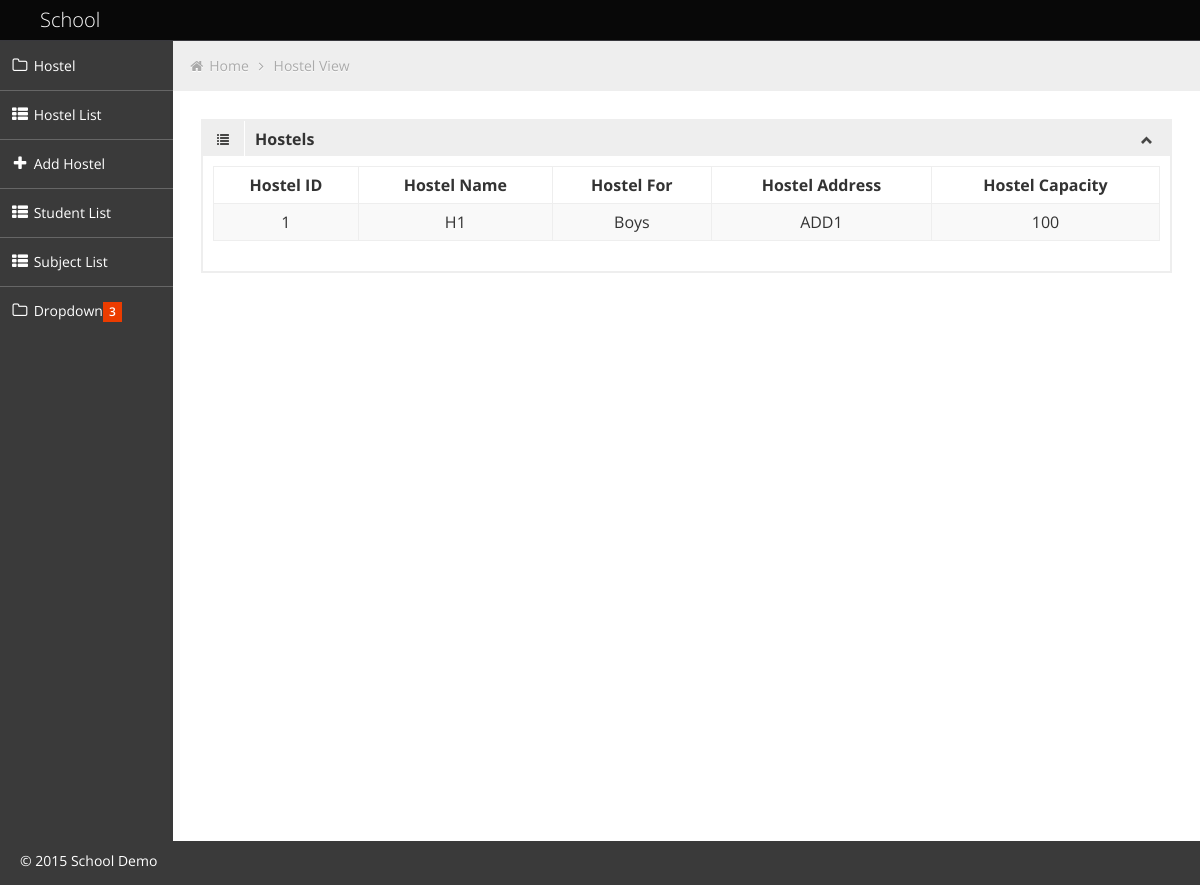
/View/countries/countryView.php?id=1, run on the app's committed database.
### tables this page shows
CREATE TABLE IF NOT EXISTS `tblhostel` (
  `nHostelId` int(2) NOT NULL,
  `tHostelName` text NOT NULL,
  `bHostelFor` tinyint(1) NOT NULL,
  `tHostelAddress` text NOT NULL,
  `nHostelCapacity` int(4) NOT NULL,
  PRIMARY KEY (`nHostelId`)
);

### Model/dbHostel.php (called while the page is built, shortened)
<?php
class dbHostel
{
	function dbconnectModel()
	{
		$servername = "localhost";
		$username = "root";
		$password = "";
		$dbname = "db_school";
		$conn = mysqli_connect($servername,$username,$password,$dbname);
		return $conn;
	}
	function hostelViewSingle($id)
	{
		$conn = $this->dbconnectModel();
		$qry = "SELECT "
					. " * "
				. " FROM "
					. " tblhostel "
				. " WHERE "
					. " nHostelId = '$id' " ;
		$result = mysqli_query($conn,$qry);
		return $result;
	}
}
?>

### View/countries/countryView.php (the view, shortened to what this page needs)
<?php
include '../../Model/dbHostel.php';
$id 	= $_GET['id'];
$obj 	= new dbHostel;
$result = $obj->hostelViewSingle($id);
$row 	= mysqli_fetch_assoc($result);
if ( $row['bHostelFor'] == 1 )
{
	$for = "Boys";
}
else
{
	$for = "Girls";
}
?>
<html lang="en">
<head>
	<link id="bootstrap-style" href="../../Theme/css/bootstrap.min.css" rel="stylesheet">
	<link href="../../Theme/css/bootstrap-responsive.min.css" rel="stylesheet">
	<link id="base-style" href="../../Theme/css/style.css" rel="stylesheet">
	<link id="base-style-responsive" href="../../Theme/css/style-responsive.css" rel="stylesheet">
	<link id="font-awesome" href="../../Theme/css/font-awesome.css" rel="stylesheet">
	<link id="font-awesomemin" href="../../Theme/css/font-awesome.min.css" rel="stylesheet">
</head>
<body>
	<div class="navbar">
		<div class="navbar-inner">
			<div class="container-fluid">
				<a class="brand" href="index.html"><span>School</span></a>
			</div>
		</div>
	</div>
		<div class="container-fluid-full">
		<div class="row-fluid">
			<div id="content" class="span10">
			<ul class="breadcrumb">
				<li>
					<i class="icon-home"></i>
					<a href="#">Home</a>
					<i class="icon-angle-right"></i>
				</li>
				<li><a href="#">Hostel View</a></li>
			</ul>
			<div class="row-fluid sortable">
				<div class="box span12">
					<div class="box-header" data-original-title>
						<h2><i class="halflings-icon list"></i><span class="break"></span><b>Hostels</b></h2>
						<div class="box-icon">
							<a href="#" class="btn-minimize"><i class="halflings-icon chevron-up"></i></a>
						</div>
					</div>
					<div class="box-content">
						<table class="table table-striped table-bordered bootstrap-datatable datatable">
						  <thead>
							  <tr>
								  <th style="text-align:center">Hostel ID</th>
								  <th style="text-align:center">Hostel Name</th>
								  <th style="text-align:center">Hostel For</th>
								  <th style="text-align:center">Hostel Address</th>
								  <th style="text-align:center">Hostel Capacity</th>
							  </tr>
						  </thead>
								<tr>
									<td style="text-align:center"><?php echo $row['nHostelId']; ?></td>
									<td style="text-align:center"><?php echo $row['tHostelName']; ?></td>
									<td style="text-align:center" ><?php echo $for ?></td>
									<td style="text-align:center"><?php echo $row['tHostelAddress']; ?></td>
									<td style="text-align:center"><?php echo $row['nHostelCapacity']; ?></td>
								</tr>
					  </table>
					</div>
				</div>
			</div>
			</div>
		</div>
		</div>
	<footer>
		<p>
			<span style="text-align:left;float:left">&copy; 2015 School Demo</span>
		</p>
	</footer>
</body>
</html>

### Theme/css/style-responsive.css (style rules this page uses)
@media (min-width: 1200px) { .container-fluid-full { overflow: hidden; position: relative; height: 100%; } }
@media (min-width: 1200px) { #content { width: 85.578%; padding: 28px; margin: 0px 0px; margin-left: 14.422% !important; } }
@media (min-width: 1200px) { #sidebar-left { background: #3A3A3A; margin-left: 0px !important; position: absolute; height: 100%; } }
@media (min-width: 1200px) { .sidebar-nav > ul { margin: 0px; } }
@media (min-width: 1200px) { footer { margin: 0px 0px 0px 0px; padding: 10px 20px; } }

### Theme/css/halflings.css (style rules this page uses)
html, html .halflings { -webkit-font-smoothing: antialiased !important; }
.halflings-icon { display: inline-block; width: 14px; height: 14px; line-height: 14px; vertical-align: text-top; background-image: url(../img/glyphicons_halflings.svg); background-position: 0 0; background-repeat: no-repeat; vertical-align: top; *display: inline; *zoom: 1; *margin-right: .3em; }
.halflings-icon.list { background-position: -360px -48px; }
.halflings-icon.chevron-up { background-position: -288px -120px; }

### data on the page
tblhostel: nHostelId "1", tHostelName "H1", bHostelFor "Boys", tHostelAddress "ADD1", nHostelCapacity "100"
